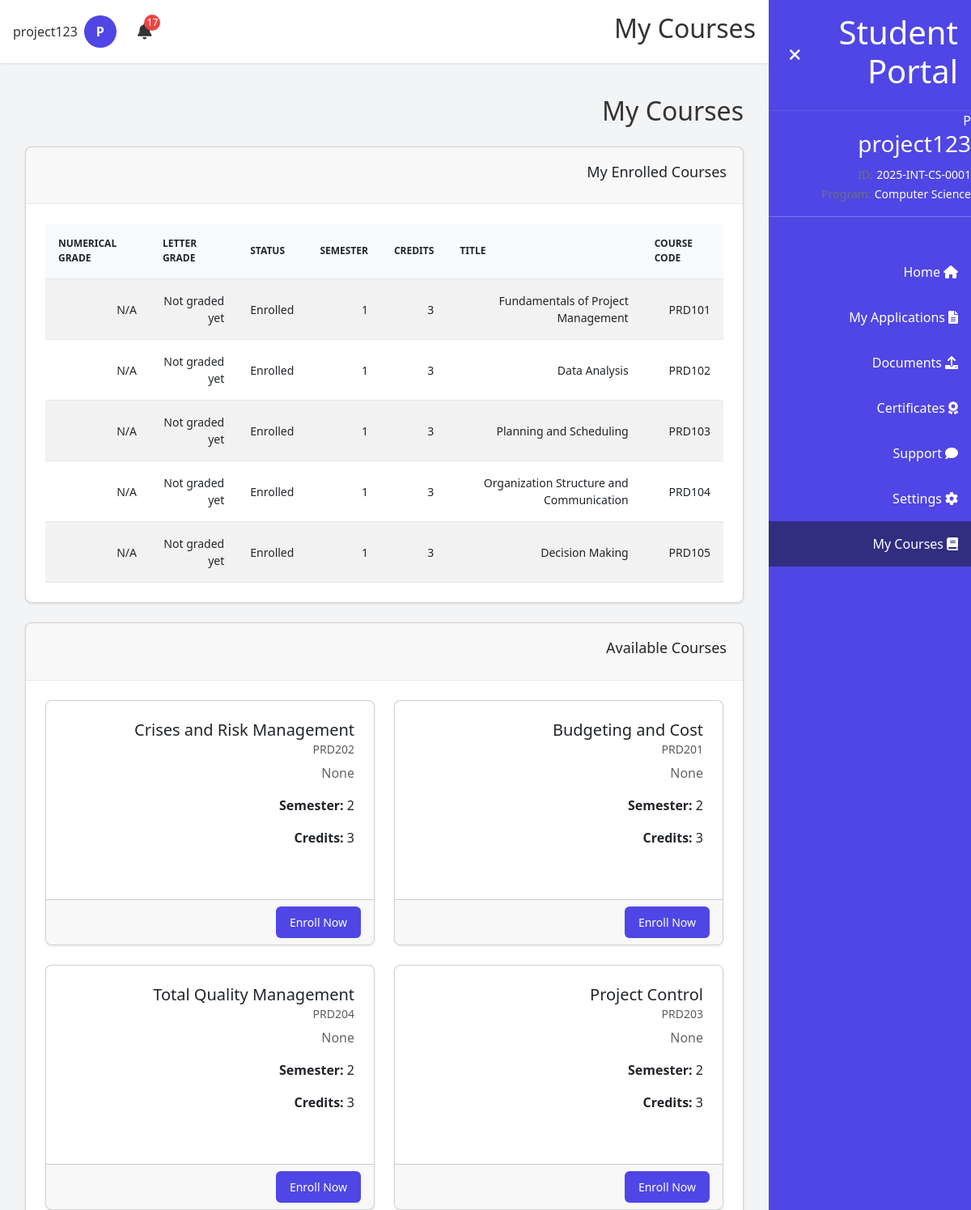
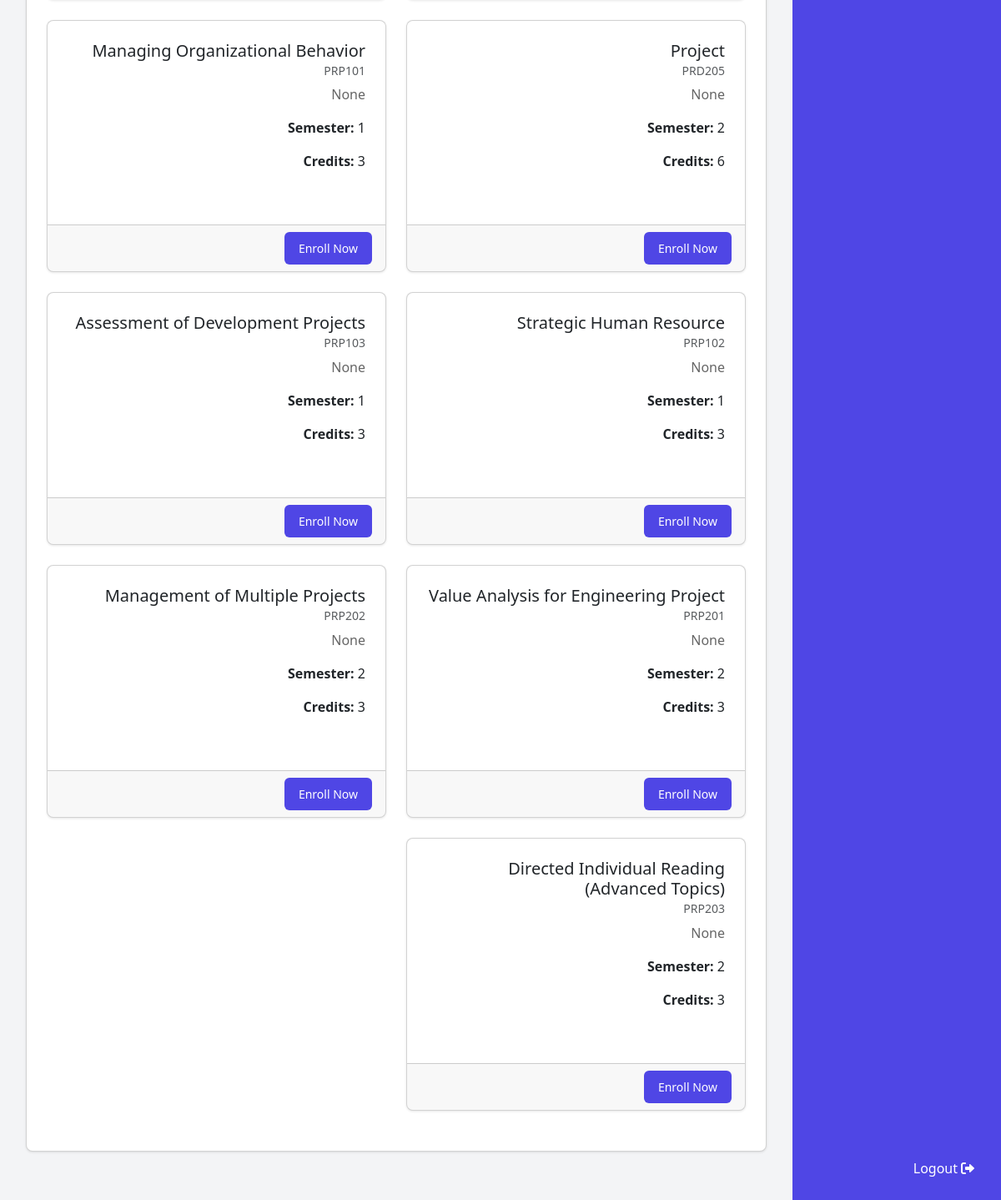
The app's page /student/courses (signed in) with its own data (2 pictures, top to bottom).
### models.py (models this page shows, shortened)
class User(db.Model, UserMixin):
    __tablename__ = 'user'
    __table_args__ = {'extend_existing': True}
    id = db.Column(db.Integer, primary_key=True)
    email = db.Column(db.String(120), unique=True, nullable=False)
    password_hash = db.Column(db.String(128), nullable=False)
    full_name = db.Column(db.String(100), nullable=False)
    phone = db.Column(db.String(20), nullable=True)
    nationality = db.Column(db.String(50), nullable=True)
    education = db.Column(db.String(50), nullable=True)
    role = db.Column(db.String(20), default='student')
    created_at = db.Column(db.DateTime, default=datetime.utcnow)
    applications = db.relationship('Application', backref='user', lazy=True)
    documents = db.relationship('Document', backref='user', lazy=True)
    certificates = db.relationship('Certificate', backref='user', lazy=True)
    tickets = db.relationship('Ticket', backref='user', lazy=True)
    notifications = db.relationship('Notification', backref='user', lazy=True)
    def is_admin(self):
        return self.role == 'admin'

class StudentID(db.Model):
    __tablename__ = 'student_id'
    __table_args__ = {'extend_existing': True}
    id = db.Column(db.Integer, primary_key=True)
    student_id = db.Column(db.String(20), unique=True, nullable=False)
    application_id = db.Column(db.Integer, db.ForeignKey('application.id'), unique=True, nullable=False)
    application = db.relationship('Application', backref='student_id', lazy=True)
    created_at = db.Column(db.DateTime, default=datetime.utcnow)

class Application(db.Model):
    __tablename__ = 'application'
    __table_args__ = {'extend_existing': True}
    id = db.Column(db.Integer, primary_key=True)
    app_id = db.Column(db.String(20), unique=True, nullable=False)
    user_id = db.Column(db.Integer, db.ForeignKey('user.id'), nullable=False)
    program = db.Column(db.String(200), nullable=False)  # This stores the program name
    program_id = db.Column(db.Integer, db.ForeignKey('programs.id'), nullable=True)
    program_relation = db.relationship('Program', backref='applications', lazy=True)
    status = db.Column(db.String(50), default='Pending Review')
    payment_status = db.Column(db.String(20), default='Pending')
    date_submitted = db.Column(db.DateTime, default=datetime.utcnow)

class Course(db.Model):
    __tablename__ = 'courses'
    __table_args__ = {'extend_existing': True}
    id = db.Column(db.Integer, primary_key=True)
    code = db.Column(db.String(20), nullable=False)
    title = db.Column(db.String(200), nullable=False)
    credits = db.Column(db.Integer, default=3)
    semester = db.Column(db.Integer, nullable=False)  # 1 or 2
    description = db.Column(db.Text)
    is_active = db.Column(db.Boolean, default=True)
    enrolled_students = db.relationship('CourseEnrollment',
                                       back_populates='course_obj',
                                       lazy=True)
    programs = db.relationship('Program',
                             secondary='program_courses',
                             lazy='dynamic',
                             back_populates='courses')

class CourseEnrollment(db.Model):
    __tablename__ = 'course_enrollments'
    __table_args__ = {'extend_existing': True}
    id = db.Column(db.Integer, primary_key=True)
    student_id = db.Column(db.Integer, db.ForeignKey('user.id'), nullable=False)
    course_id = db.Column(db.Integer, db.ForeignKey('courses.id'), nullable=False)
    grade = db.Column(db.String(5), nullable=True)  # A+, A, B+, etc.
    grade_numeric = db.Column(db.Float, nullable=True)  # 4.0, 3.7, etc.
    gpa_value = db.Column(db.Float, nullable=True)  # Adding the missing gpa_value field
    status = db.Column(db.String(20), default='Enrolled')  # Enrolled, Completed, Failed
    enrollment_date = db.Column(db.DateTime, default=datetime.utcnow)
    student = db.relationship('User', backref='enrollments')
    course = db.relationship('Course', foreign_keys=[course_id], overlaps="course_obj,enrolled_students")
    course_obj = db.relationship('Course', foreign_keys=[course_id], back_populates='enrolled_students')

### run.py (the view)
@app.route('/student/courses')
@login_required
def student_courses():
    if current_user.is_admin():
        return redirect(url_for('admin_dashboard'))
    student_ids = StudentID.query.join(Application).filter(
        Application.user_id == current_user.id
    ).all()
    if not student_ids:
        flash('You need to complete the application process first.', 'warning')
        return redirect(url_for('student_dashboard'))
    enrolled_courses = []
    available_courses = []
    for student_id in student_ids:
        application = student_id.application
        program_name = application.program
        program_parts = program_name.split(' in ')
        if len(program_parts) == 2:
            degree_type = program_parts[0]
            program_name = program_parts[1]
            program = Program.query.filter_by(
                name=program_name,
                degree_type=degree_type
            ).first()
            if program:
                try:
                    sql = text("""
                        SELECT ce.id, ce.course_id, ce.grade, ce.status, ce.grade_numeric
                        FROM course_enrollments ce
                        WHERE ce.student_id = :student_id
                    """)
                    result = db.session.execute(sql, {"student_id": current_user.id})
                    enrolled_course_ids = []
                    enrollment_dict = {}
                    for row in result:
                        enrolled_course_ids.append(row[1])  # course_id
                        enrollment_dict[row[1]] = {
                            'id': row[0],
                            'grade': row[2],
                            'status': row[3],
                            'grade_numeric': row[4]  # Make sure to store the grade_numeric
                        }
                    program_courses = ProgramCourse.query.filter_by(
                        program_id=program.id
                    ).all()
                    for program_course in program_courses:
                        course = Course.query.get(program_course.course_id)
                        if course and course.is_active:
                            if course.id in enrolled_course_ids:
                                enrollment_data = enrollment_dict[course.id]
                                class EnrollmentProxy:
                                    def __init__(self, data):
                                        self.id = data['id']
                                        self.grade = data['grade']
                                        self.status = data['status']
                                        self.grade_numeric = data['grade_numeric']  # Include grade_numeric in proxy
                                enrolled_courses.append({
                                    'course': course,
                                    'enrollment': EnrollmentProxy(enrollment_data),
                                    'semester': program_course.semester
                                })
                            else:
                                available_courses.append({
                                    'course': course,
                                    'semester': program_course.semester
                                })
                except Exception as e:
                    print(f"Error in student_courses: {str(e)}")
    return render_template('student/courses.html',
                          enrolled_courses=enrolled_courses,
                          available_courses=available_courses)

### templates/student/courses.html (shortened to what this page needs)
{% extends "student_layout.html" %}
{% block page_title %}My Courses{% endblock %}
{% block main_content %}
<div class="container py-4">
    <div class="row">
        <div class="col-md-12">
            <h2 class="mb-4">My Courses</h2>
            <div class="card mb-6">
                <div class="card-header">
                    <h3>My Enrolled Courses</h3>
                </div>
                <div class="card-body">
                    {% if enrolled_courses %}
                        <div class="table-responsive">
                            <table class="table table-striped">
                                <thead>
                                    <tr>
                                        <th>Course Code</th>
                                        <th>Title</th>
                                        <th>Credits</th>
                                        <th>Semester</th>
                                        <th>Status</th>
                                        <th>Letter Grade</th>
                                        <th>Numerical Grade</th>
                                    </tr>
                                </thead>
                                <tbody>
                                    {% for item in enrolled_courses %}
                                        <tr>
                                            <td>{{ item.course.code }}</td>
                                            <td>{{ item.course.title }}</td>
                                            <td>{{ item.course.credits }}</td>
                                            <td>{{ item.semester }}</td>
                                            <td>{{ item.enrollment.status }}</td>
                                            <td>{{ item.enrollment.grade or 'Not graded yet' }}</td>
                                            <td>{{ item.enrollment.grade_numeric if item.enrollment.grade_numeric != None else 'N/A' }}</td>
                                        </tr>
                                    {% endfor %}
                                </tbody>
                            </table>
                        </div>
                    {% else %}
                        <p class="text-muted">You are not enrolled in any courses yet.</p>
                    {% endif %}
                </div>
            </div>
            <div class="card">
                <div class="card-header">
                    <h3>Available Courses</h3>
                </div>
                <div class="card-body">
                    {% if available_courses %}
                        <div class="row">
                            {% for item in available_courses %}
                                <div class="col-md-6 mb-4">
                                    <div class="card h-100">
                                        <div class="card-body">
                                            <h5 class="card-title">{{ item.course.title }}</h5>
                                            <h6 class="card-subtitle mb-2 text-muted">{{ item.course.code }}</h6>
                                            <p class="card-text">{{ item.course.description }}</p>
                                            <p><strong>Semester:</strong> {{ item.semester }}</p>
                                            <p><strong>Credits:</strong> {{ item.course.credits }}</p>
                                        </div>
                                        <div class="card-footer">
                                            <button class="btn btn-primary enroll-btn"
                                                    onclick="enrollCourse({{ item.course.id }})">
                                                Enroll Now
                                            </button>
                                        </div>
                                    </div>
                                </div>
                            {% endfor %}
                        </div>
                    {% else %}
                        <p class="text-muted">No courses are available for enrollment.</p>
                    {% endif %}
                </div>
            </div>
        </div>
    </div>
</div>
{% endblock %}

### templates/student_layout.html (shortened to what this page needs)
{% extends "base.html" %}
{% block content %}
<div class="dashboard-container">
    <div id="sidebar" class="sidebar">
        <div class="sidebar-header">
            <h1 id="sidebar-title">Student Portal</h1>
            <button id="toggle-sidebar" class="btn-icon">
                <i class="fas fa-times"></i>
            </button>
        </div>
        {% if student_id %}
        <div class="sidebar-profile">
            <div class="sidebar-avatar">
                {{ current_user.full_name|initials }}
            </div>
            <h3 class="sidebar-name">{{ current_user.full_name }}</h3>
            <div class="sidebar-info">
                <div class="info-item">
                    <span class="info-label">ID:</span>
                    <span class="info-value">{{ student_id }}</span>
                </div>
                <div class="info-item">
                    <span class="info-label">Program:</span>
                    <span class="info-value small">{{ program }}</span>
                </div>
            </div>
        </div>
        <hr class="sidebar-divider">
        {% endif %}
        <nav class="sidebar-nav">
            <a href="{{ url_for('student_dashboard') }}" class="nav-item {% if request.endpoint == 'student_dashboard' %}active{% endif %}">
                <i class="fas fa-home"></i>
                <span class="nav-text">Home</span>
            </a>
            <a href="{{ url_for('student_applications') }}" class="nav-item {% if request.endpoint == 'student_applications' or request.endpoint == 'student_new_application' %}active{% endif %}">
                <i class="fas fa-file-alt"></i>
                <span class="nav-text">My Applications</span>
            </a>
            <a href="{{ url_for('student_documents') }}" class="nav-item {% if request.endpoint == 'student_documents' or request.endpoint == 'student_upload_document' %}active{% endif %}">
                <i class="fas fa-upload"></i>
                <span class="nav-text">Documents</span>
            </a>
            <a href="{{ url_for('student_certificates') }}" class="nav-item {% if request.endpoint == 'student_certificates' or request.endpoint == 'student_request_certificate' %}active{% endif %}">
                <i class="fas fa-award"></i>
                <span class="nav-text">Certificates</span>
            </a>
            <a href="{{ url_for('student_support') }}" class="nav-item {% if request.endpoint == 'student_support' or request.endpoint == 'student_new_ticket' or request.endpoint == 'student_ticket_detail' %}active{% endif %}">
                <i class="fas fa-comment"></i>
                <span class="nav-text">Support</span>
            </a>
            <a href="{{ url_for('student_settings') }}" class="nav-item {% if request.endpoint == 'student_settings' %}active{% endif %}">
                <i class="fas fa-cog"></i>
                <span class="nav-text">Settings</span>
            </a>
            <a href="{{ url_for('student_courses') }}" class="nav-item {% if request.endpoint == 'student_courses' %}active{% endif %}">
                <i class="fas fa-book"></i>
                <span class="nav-text">My Courses</span>
            </a>
        </nav>
        <div class="logout-container">
            <a href="{{ url_for('logout') }}" class="nav-item">
                <i class="fas fa-sign-out-alt"></i>
                <span class="nav-text">Logout</span>
            </a>
        </div>
    </div>
    <div class="main-content">
        <header class="header">
            <div class="header-content">
                <h2 id="page-title">{% block page_title %}Dashboard{% endblock %}</h2>
                <div class="header-actions">
                    <div class="notification-container">
                        <button id="notification-btn" class="btn-icon">
                            <i class="fas fa-bell"></i>
                            {% set unread_notifications = current_user.notifications|selectattr('read', 'equalto', false)|list %}
                            {% if unread_notifications %}
                                <span id="notification-badge" class="notification-badge">{{ unread_notifications|length }}</span>
                            {% endif %}
                        </button>
                    </div>
                    <div class="user-container">
                        <div class="avatar">
                            {{ current_user.full_name|initials }}
                        </div>
                        <span id="user-name" class="user-name">{{ current_user.full_name }}</span>
                    </div>
                </div>
            </div>
        </header>
        <main class="content">
            {% block main_content %}{% endblock %}
        </main>
    </div>
</div>
{% endblock %}

### records on screen
User: full_name|initials "P", full_name "project123"
StudentID: student "2025-INT-CS-0001"
Application: program "Computer Science"
Course: course.code "PRD101", course "Fundamentals of Project Management", course.credits "3"
CourseEnrollment: enrollment.status "Enrolled"
Course: course.code "PRD102", course "Data Analysis", course.credits "3"
CourseEnrollment: enrollment.status "Enrolled"
Course: course.code "PRD103", course "Planning and Scheduling", course.credits "3"
CourseEnrollment: enrollment.status "Enrolled"
Course: course.code "PRD104", course "Organization Structure and Communication", course.credits "3"
CourseEnrollment: enrollment.status "Enrolled"
Course: course.code "PRD105", course "Decision Making", course.credits "3"
CourseEnrollment: enrollment.status "Enrolled"
Course: course "Budgeting and Cost", course.code "PRD201", course.description "None", course.credits "3"
Course: course "Crises and Risk Management", course.code "PRD202", course.description "None", course.credits "3"
Course: course "Project Control", course.code "PRD203", course.description "None", course.credits "3"
Course: course "Total Quality Management", course.code "PRD204", course.description "None", course.credits "3"
Course: course "Project", course.code "PRD205", course.description "None", course.credits "6"
Course: course "Managing Organizational Behavior", course.code "PRP101", course.description "None", course.credits "3"
Course: course "Strategic Human Resource", course.code "PRP102", course.description "None", course.credits "3"
Course: course "Assessment of Development Projects", course.code "PRP103", course.description "None", course.credits "3"
Course: course "Value Analysis for Engineering Project", course.code "PRP201", course.description "None", course.credits "3"
Course: course "Management of Multiple Projects", course.code "PRP202", course.description "None", course.credits "3"
Course: course "Directed Individual Reading (Advanced Topics)", course.code "PRP203", course.description "None", course.credits "3"

### other values on screen
{{ unread_notifications|length }} "17"
{{ item.semester }} "1" "1" "1" "1" "1"
{{ item.enrollment.grade or 'Not graded yet' }} "Not graded yet" "Not graded yet" "Not graded yet" "Not graded yet" "Not graded yet"
{{ item.semester }} "2" "2" "2" "2" "2" "1" "1" "1" "2" "2" "2"
